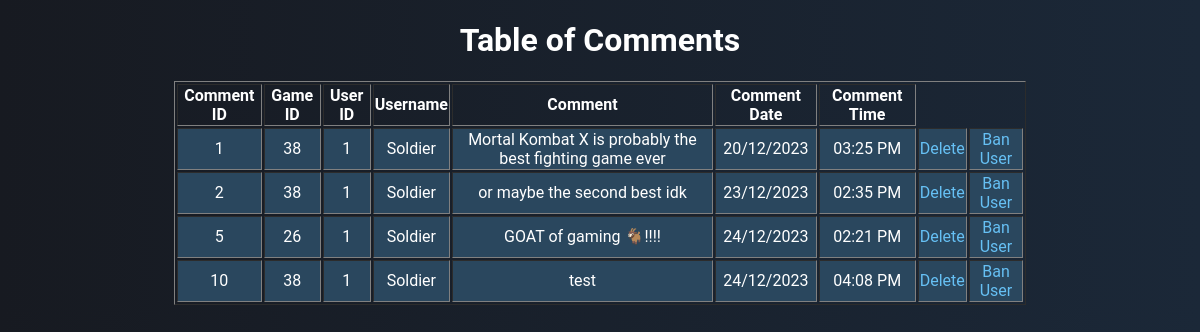
/admin/list-comments.php, run on an earlier commit of the app's database.
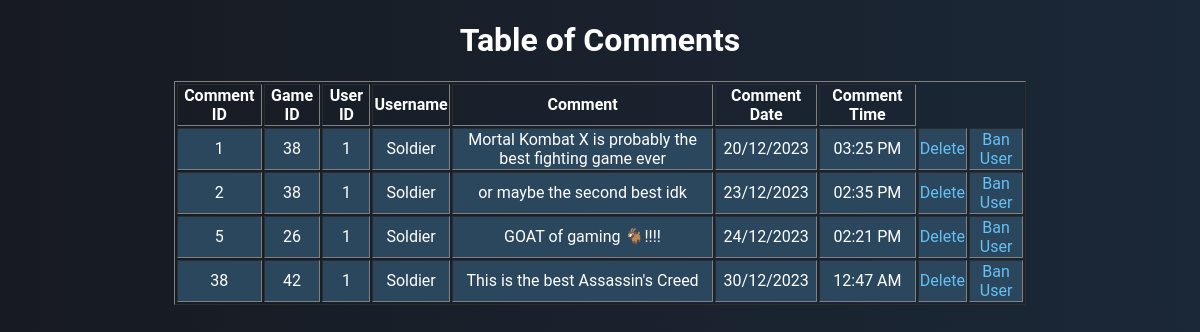
And on a later commit of the database.
### tables this page shows
CREATE TABLE `comments` (
  `id` int(11) NOT NULL,
  `g_id` int(11) NOT NULL,
  `u_id` int(11) NOT NULL,
  `comment` text NOT NULL,
  `date_time` datetime DEFAULT NULL
);

CREATE TABLE `user` (
  `id` int(11) NOT NULL,
  `username` varchar(50) NOT NULL,
  `email` varchar(50) NOT NULL,
  `password` varchar(50) NOT NULL,
  `date_of_birth` date NOT NULL,
  `fname` varchar(50) NOT NULL,
  `lname` varchar(50) NOT NULL,
  `role` int(11) NOT NULL,
  `pfp` mediumtext NOT NULL DEFAULT 'default_user_pfp.png',
  `banned` tinyint(1) NOT NULL DEFAULT 0
);

### admin/list-comments.php (the view, shortened to what this page needs)
<!DOCTYPE html>
<html lang="en">
<head>
    <link rel="stylesheet" href="../style.css">
    <link rel="stylesheet" href="style.css">
</head>
<body>
    <div class="container">
        <h1>Table of Comments</h1>
        <table border="1" width="80%" align="center">
            <tr>
                <th>Comment ID</th>
                <th>Game ID</th>
                <th>User ID</th>
                <th>Username</th>
                <th>Comment</th>
                <th>Comment Date</th>
                <th>Comment Time</th>
            </tr>
            <?php
            require 'connection.php';
            $query = "SELECT Comments.*, user.username FROM `Comments` JOIN `user` ON Comments.u_id = user.id";
            $result = mysqli_query($con, $query);
            while ($row = mysqli_fetch_array($result)) {
                $date_time = $row['date_time'];
                $date = date("d/m/Y", strtotime($date_time));
                $time = date("h:i A", strtotime($date_time));
                echo '<tr align=center bgcolor="#2a475e">';
                echo "<td>{$row['id']}</td>";
                echo "<td>{$row['g_id']}</td>";
                echo "<td>{$row['u_id']}</td>";
                echo "<td>{$row['username']}</td>";
                echo "<td>{$row['comment']}</td>";
                echo "<td>{$date}</td>";
                echo "<td>{$time}</td>";
                echo "<td><a href='../deleteComment.php?commentID={$row['id']}' onclick='return confirm(\"Are you sure you want to delete this comment?\");'>Delete</a></td>";
                echo "<td><a href='ban-user.php?userID={$row['u_id']}' onclick='return confirm(\"Are you sure you want to ban this user?\");'>Ban User</a></td>";
                echo "</tr>";
            }
            ?>
    </div>
</body>
</html>

### style.css (style rules this page uses)
:root { --primary-light-bg-color: #2a475e; --secondary-light-bg-color: #66c0f4; --primary-text-color: #000000; --primary-dark-bg-color: #171a21; --secondary-dark-bg-color: #1b2838; --dark-text-color: #ffffff; }
body { background: linear-gradient( to right, var(--primary-dark-bg-color), var(--secondary-dark-bg-color) ); color: var(--primary-text-color); font-family: "Roboto", sans-serif; }
.container { width: 1200px; margin: auto; max-width: 90%; transition: transform 1s; transform: translate(0); }

### admin/style.css (style rules this page uses)
:root { --primary-light-bg-color: #2a475e; --secondary-light-bg-color: #66c0f4; --primary-text-color: #000000; --primary-dark-bg-color: #171a21; --secondary-dark-bg-color: #1b2838; --dark-text-color: #ffffff; }
body { background: linear-gradient( to right, var(--primary-dark-bg-color), var(--secondary-dark-bg-color) ); color: white; font-family: "Roboto", sans-serif; }
a { text-decoration: none; color: var(--secondary-light-bg-color); }
.container { text-align: center; }

What changed in the data, as far as the page shows it:
removed comments: id "10", g "38", u "1", u.username "Soldier", comment "test", date_time "24/12/2023", date_time "04:08 PM"
added comments: id "38", g "42", u "1", u.username "Soldier", comment "This is the best Assassin's Creed", date_time "30/12/2023", date_time "12:47 AM"
